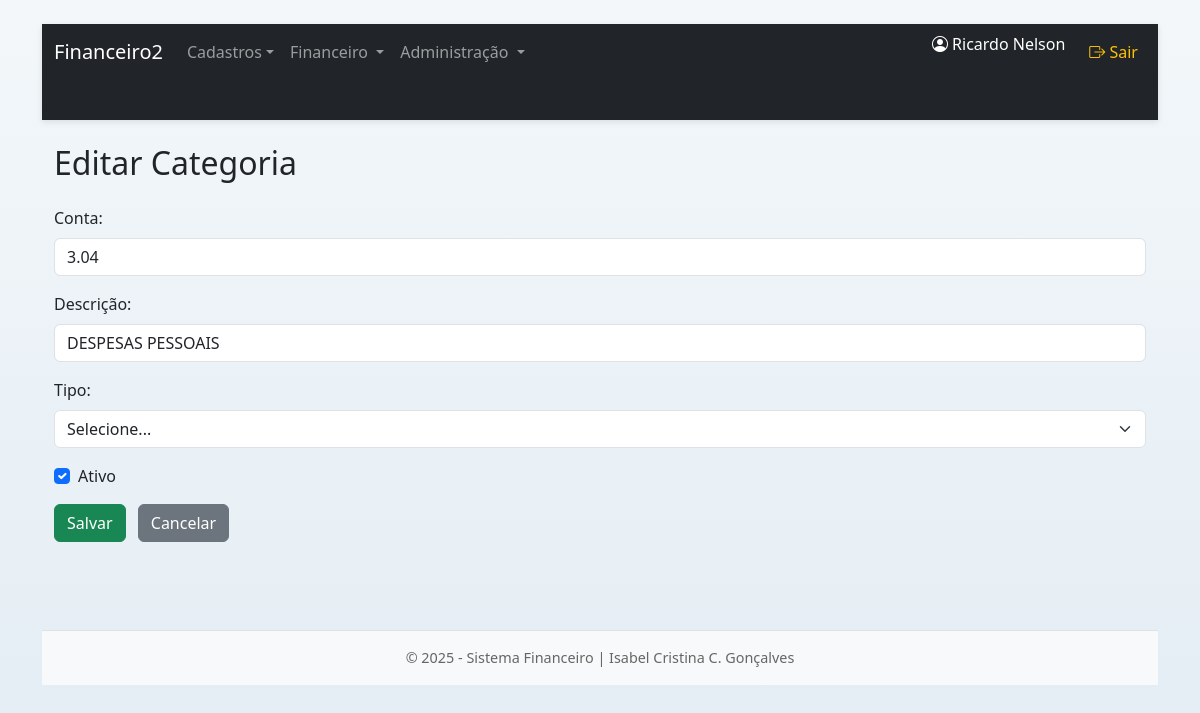
Page /public/index.php?path=categoria_editar&id=50 (signed in) on the committed database.
### tables this page shows
CREATE TABLE `categoria` (
  `id` int(11) NOT NULL,
  `conta` varchar(20) NOT NULL,
  `descricao` varchar(100) NOT NULL,
  `tipo` varchar(20) NOT NULL,
  `ativo` tinyint(4) DEFAULT '1'
);

### controllers/CategoriaController.php (called while the page is built, shortened)
<?php
function categoria_editar($pdo) {
    $model = new Categoria($pdo);
    $registro = $model->buscarPorId($_GET['id']);
    include '../views/layout.php';
}

### public/index.php (called while the page is built, shortened)
<?php
require_once '../routes/web.php';
?>

### config/autoload.php (called while the page is built, shortened)
<?php
spl_autoload_register(function ($classe) {
    $pastas = ['../models/', '../controllers/'];
    foreach ($pastas as $pasta) {
        $arquivo = $pasta . $classe . '.php';
        if (file_exists($arquivo)) {
            return;
        }
    }
});

### models/Categoria.php (called while the page is built, shortened)
<?php
class Categoria {
    private $pdo;
    public function __construct($pdo) {
        $this->pdo = $pdo;
    }
    public function buscarPorId($id) {
        $stmt = $this->pdo->prepare("SELECT * FROM categoria WHERE id = ?");
        $stmt->execute([$id]);
        return $stmt->fetch(PDO::FETCH_ASSOC);
    }
}
?>

### views/categoria/form.php (the view, shortened to what this page needs)
<!DOCTYPE html>
<html lang="pt-br">
<head>
    <link href="https://cdn.jsdelivr.net/npm/bootstrap@5.3.0/dist/css/bootstrap.min.css" rel="stylesheet">
</head>
<body class="container mt-4">
<h2 class="mb-4"><?= isset($registro) ? 'Editar Categoria' : 'Nova Categoria' ?></h2>
<form method="POST" action="?path=categoria_salvar">
    <div class="mb-3">
        <label class="form-label">Conta:</label>
        <input type="text" name="conta" maxlength="20" class="form-control" value="<?= $registro['conta'] ?? '' ?>" required>
    </div>
    <div class="mb-3">
        <label class="form-label">Descrição:</label>
        <input type="text" name="descricao" maxlength="100" class="form-control" value="<?= $registro['descricao'] ?? '' ?>" required>
    </div>
    <div class="mb-3">
        <label class="form-label">Tipo:</label>
        <select name="tipo" class="form-select" required>
            <option value="">Selecione...</option>
        </select>
    </div>
    <div class="mb-3 form-check">
        <input type="checkbox" class="form-check-input" name="ativo" value="1" <?= (!isset($registro['ativo']) || $registro['ativo']) ? 'checked' : '' ?>>
        <label class="form-check-label">Ativo</label>
    </div>
    <button type="submit" class="btn btn-success">Salvar</button>
    <a href="?path=categoria" class="btn btn-secondary ms-2">Cancelar</a>
</form>
</body>
</html>

### public/assets/css/style.css (style rules this page uses)
body { background: linear-gradient(to bottom, #f3f7fa, #e2ecf3); min-height: 100vh; margin: 0; font-family: "Segoe UI", Tahoma, Geneva, Verdana, sans-serif; }
.container { padding-bottom: 40px; }
h2 { font-weight: 600; color: #2c3e50; }
.btn { border-radius: 6px; }

### rows in the picture
categoria: conta "3.04", descricao "DESPESAS PESSOAIS", ativo "☑"

### other values in the picture
$_SESSION['usuario_nome'] "Ricardo Nelson"
